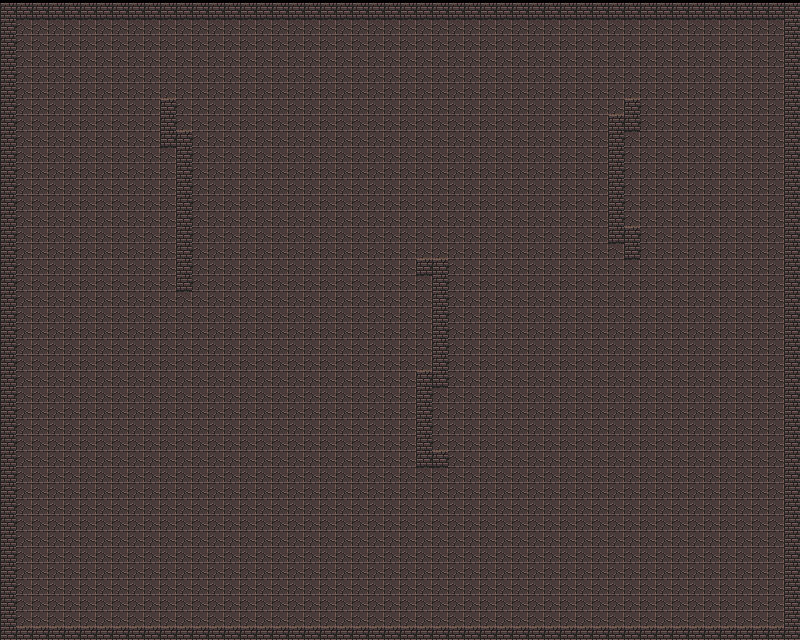

This game map was drawn from its Tiled (.tmx) file and the tilesets committed beside it. A one-line description and the trimmed map source follow:
An orthogonal 50x40 tile map with 16x16 px tiles, 1 tile layer (Livello tile 1) and 5 objects.

<map version="1.10" tiledversion="1.11.2" orientation="orthogonal" renderorder="left-down" width="50" height="40" tilewidth="16" tileheight="16" infinite="0" nextlayerid="4" nextobjectid="6">
 <tileset firstgid="1" name="0x72_DungeonTilesetII_v1.7" tilewidth="16" tileheight="16" tilecount="1024" columns="32">
  <image source="../images/0x72_DungeonTilesetII_v1.7.png" width="512" height="512" />
  <tile id="33">
   <properties>
    <property name="isWall" type="bool" value="true" />
   </properties>
  </tile>
 </tileset>
 <layer id="1" name="Livello tile 1" width="50" height="40" offsetx="0" offsety="3">
  <data>[2000 cells, 2000 non-empty, 2 distinct tile ids]</data>
 </layer>
 <objectgroup id="3" name="Livello di oggetti 1">
  <object id="1" x="571.789" y="178.437">
   <properties>
    <property name="enemyType" value="ranger" />
   </properties>
   <point />
  </object>
  <object id="2" x="574.74" y="416.533">
   <properties>
    <property name="enemyType" value="ranger" />
   </properties>
   <point />
  </object>
  <object id="3" x="388.79" y="275.839">
   <properties>
    <property name="enemyType" value="boss" />
   </properties>
   <point />
  </object>
  <object id="4" x="112.324" y="138.098">
   <properties>
    <property name="enemyType" value="chaser" />
   </properties>
   <point />
  </object>
  <object id="5" x="578.676" y="347.662">
   <properties>
    <property name="enemyType" value="shielder" />
   </properties>
   <point />
  </object>
 </objectgroup>
</map>
